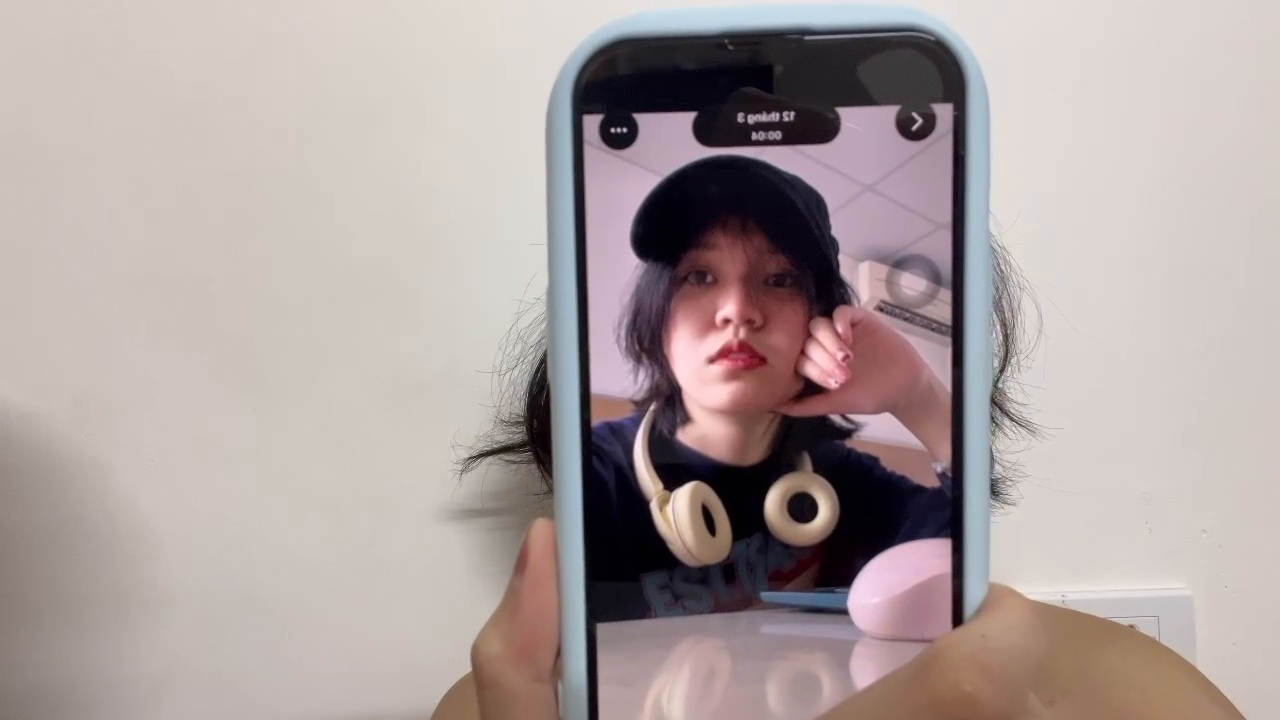
#> input picture frame 37 of V2_automatic_lockers/automatic_lockers/test_videos/spoof_An_phone.mp4, 1280 x 720 px, given in place of the camera
$ python record.py
#> lines starting #> are read from the running program, lines starting #| are printed output that depends on the picture; after the words box and inside, x2 and y2 are one past the last pixel; in counts of white or black regions, pixels touching at a corner belong together
import cv2

cap = cv2.VideoCapture(0)

# Cấu hình file video
frame_width = int(cap.get(3))
frame_height = int(cap.get(4))
out = cv2.VideoWriter('test_locker_flipped.mp4', cv2.VideoWriter_fourcc(*'mp4v'), 20, (frame_width, frame_height))

recording = False

print("--- ĐÃ CẬP NHẬT LẬT CAMERA ---")
print("Nhấn 'S' để BẮT ĐẦU quay.")
print("Nhấn 'Q' để DỪNG và LƯU.")

while(cap.isOpened()):
    ret, frame = cap.read()
#> frame is the input picture: shape (720, 1280, 3); mean B, G, R 158.8, 160.2, 172.1
    if not ret: break

    # LẬT CAMERA TẠI ĐÂY: 1 là lật theo trục dọc (trái sang phải)
    frame = cv2.flip(frame, 1)
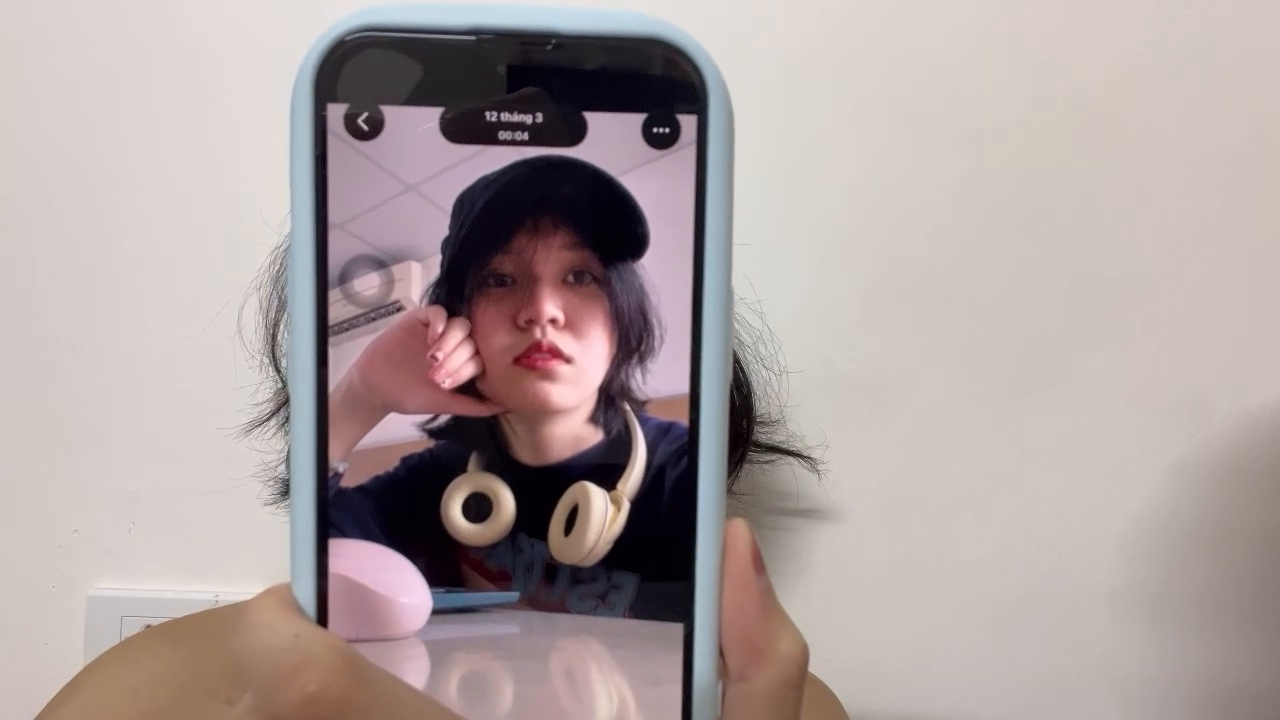
#> frame: shape (720, 1280, 3); mean B, G, R 158.8, 160.2, 172.1

    display_frame = frame.copy()
    if not recording:
        cv2.putText(display_frame, "MIRROR MODE - Press 'S' to Start", (10, 30),
                    cv2.FONT_HERSHEY_SIMPLEX, 0.7, (0, 255, 0), 2)
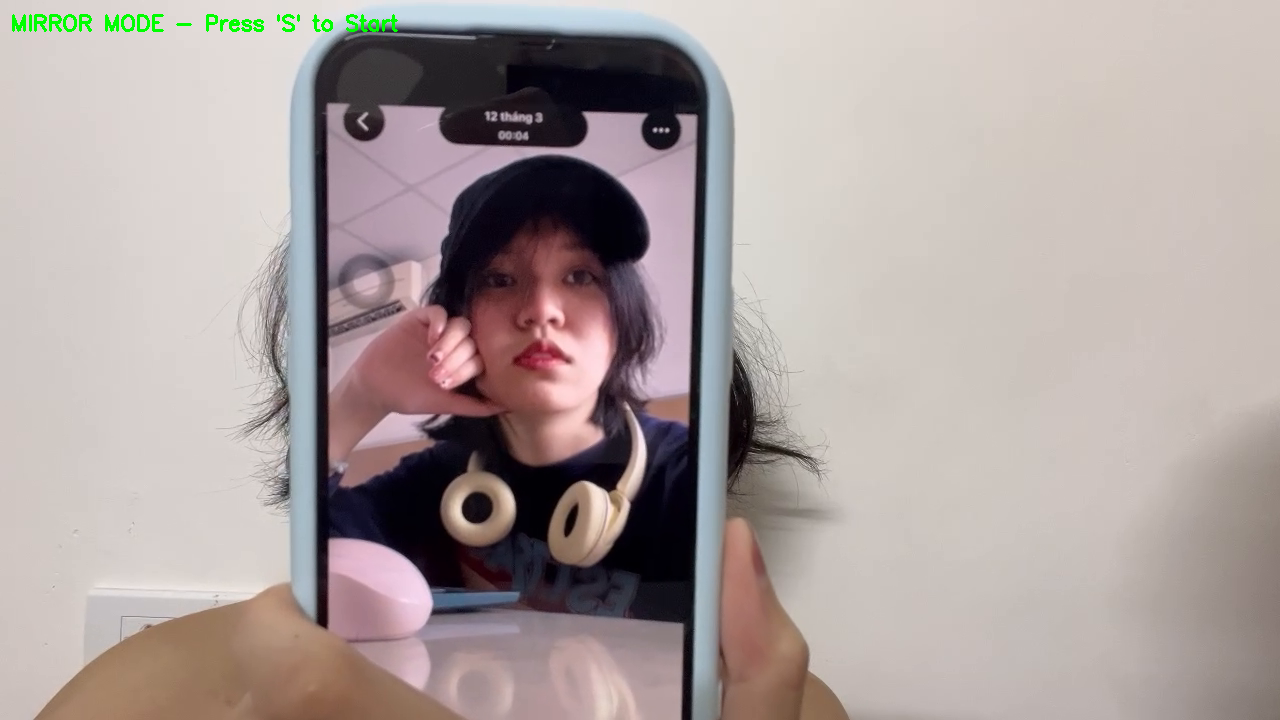
#> display_frame: shape (720, 1280, 3); 0.28% of pixels changed, all inside (x1, y1, x2, y2) = (12, 14, 398, 32)
    else:
        cv2.putText(display_frame, "RECORDING... Press 'Q' to Stop", (10, 30),
                    cv2.FONT_HERSHEY_SIMPLEX, 0.7, (0, 0, 255), 2)
        out.write(frame)

    cv2.imshow('Smart Locker Video Recorder', display_frame)

    key = cv2.waitKey(1) & 0xFF
#> (key q is pressed here)
    if key == ord('s'):
        recording = True
    elif key == ord('q'):
        break

cap.release()
out.release()
cv2.destroyAllWindows()
print("Done!")

$ run again, starting later in the video
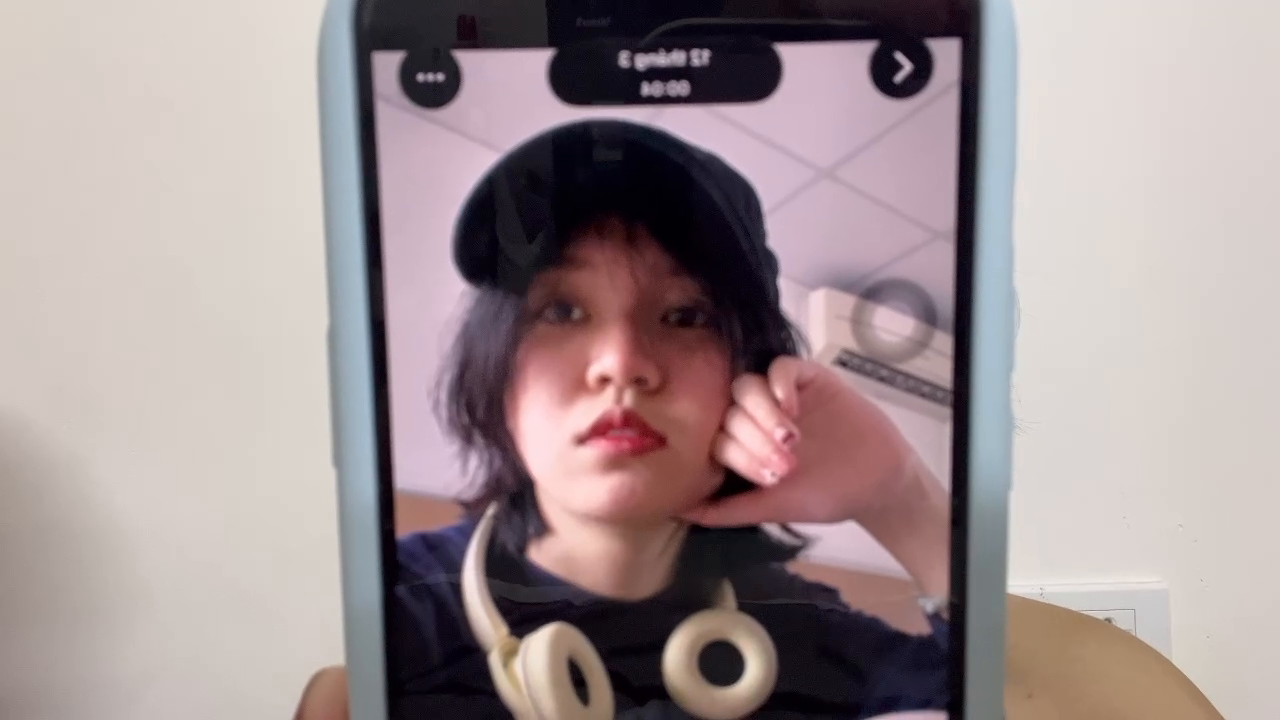
#> input picture frame 167 of V2_automatic_lockers/automatic_lockers/test_videos/spoof_An_phone.mp4, 1280 x 720 px, given in place of the camera
#> frame is the input picture: shape (720, 1280, 3); mean B, G, R 147.3, 145.8, 160.5
#> `frame = cv2.flip(frame, 1)`:
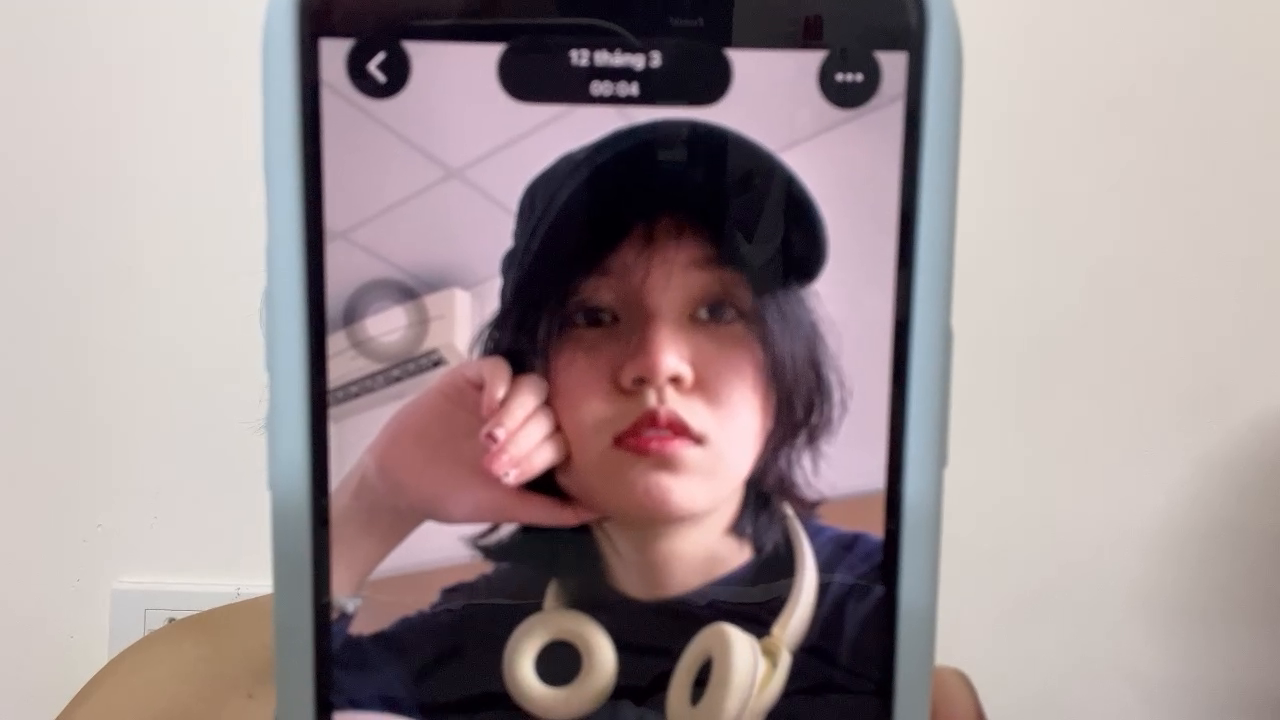
#> frame: shape (720, 1280, 3); mean B, G, R 147.3, 145.8, 160.5
#> `cv2.putText(display_frame, "MIRROR MODE - Press 'S' to Start", (10, 30..`:
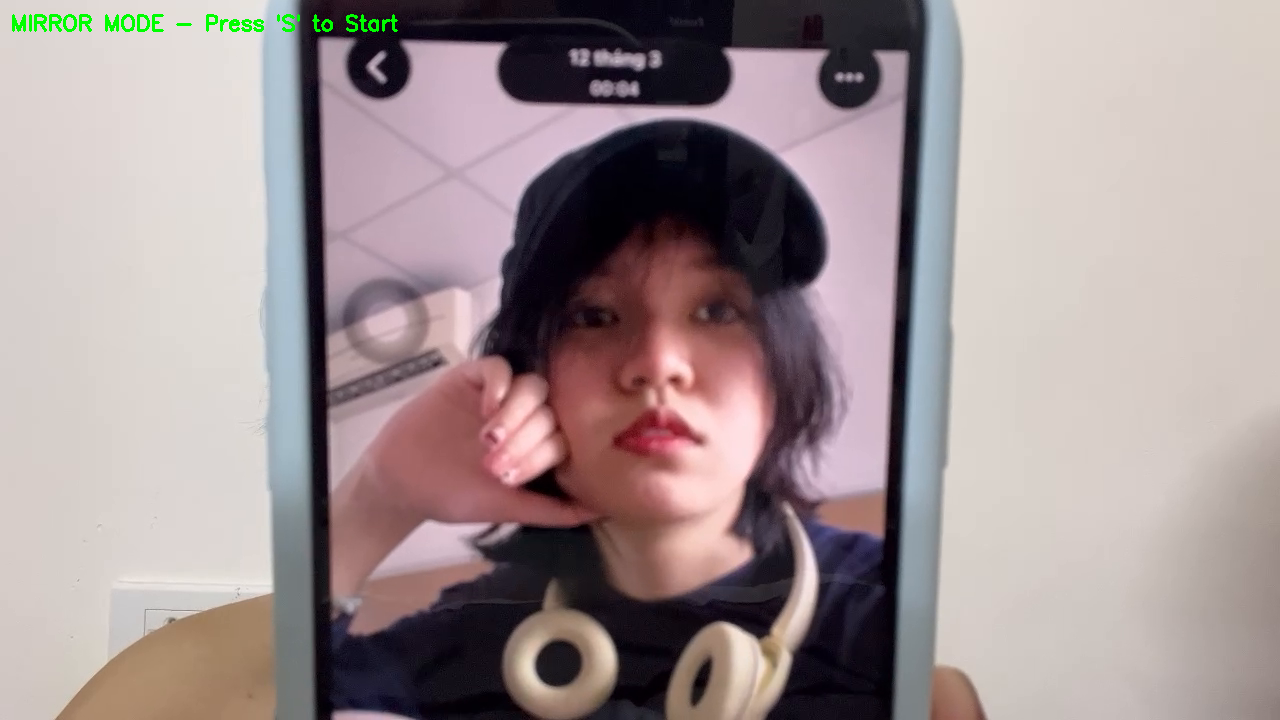
#> display_frame: shape (720, 1280, 3); 0.28% of pixels changed, all inside (x1, y1, x2, y2) = (12, 14, 398, 32)

$ run again, starting later in the video
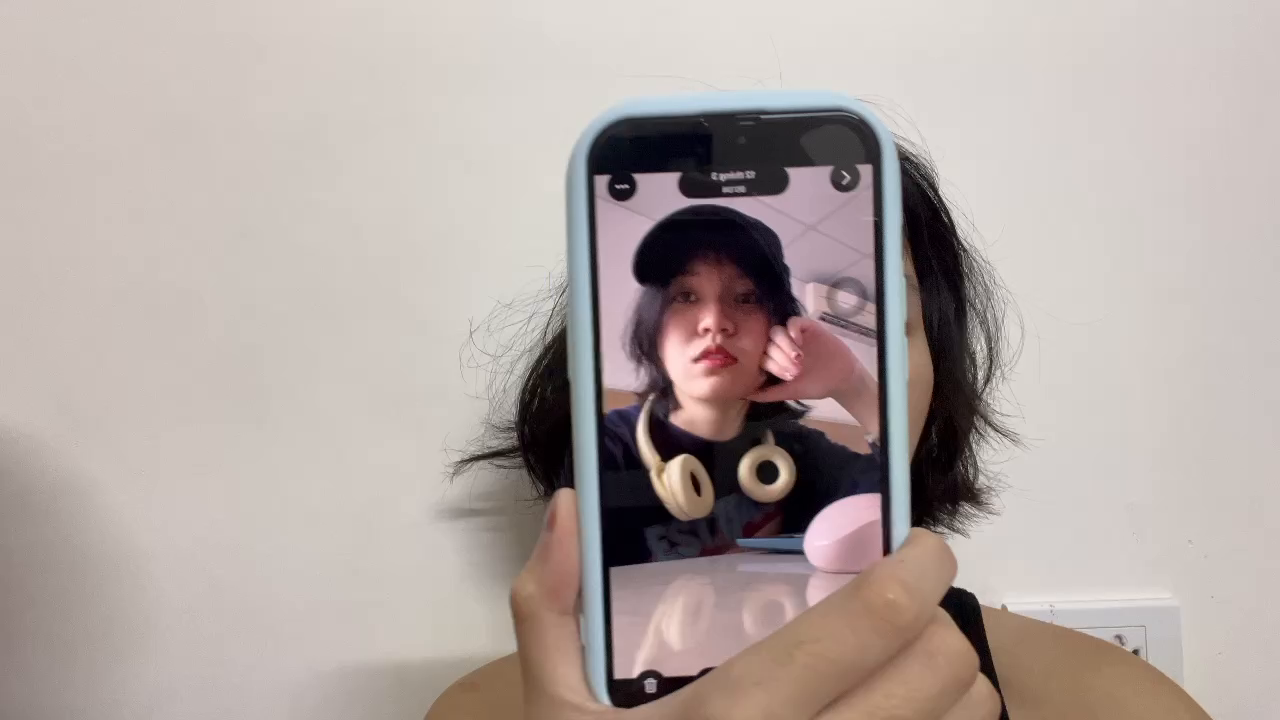
#> input picture frame 298 of V2_automatic_lockers/automatic_lockers/test_videos/spoof_An_phone.mp4, 1280 x 720 px, given in place of the camera
#> frame is the input picture: shape (720, 1280, 3); mean B, G, R 162.8, 167.1, 178.3
#> `frame = cv2.flip(frame, 1)`:
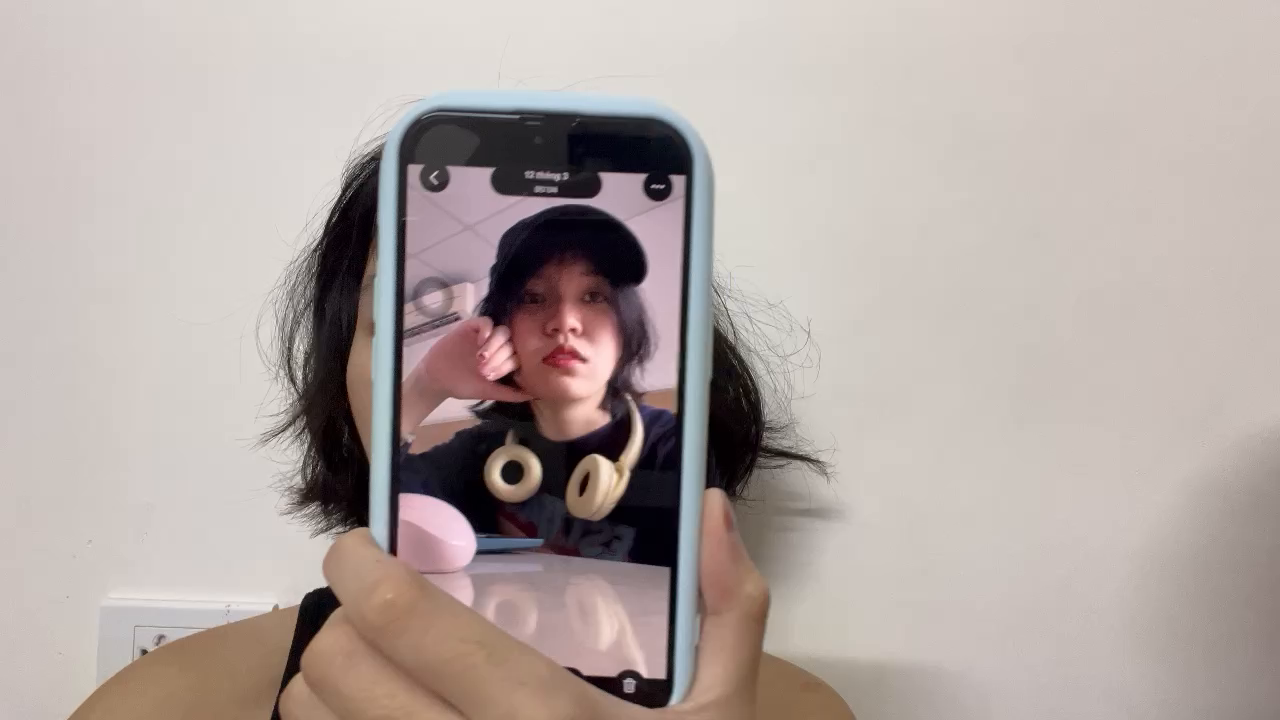
#> frame: shape (720, 1280, 3); mean B, G, R 162.8, 167.1, 178.3
#> `cv2.putText(display_frame, "MIRROR MODE - Press 'S' to Start", (10, 30..`:
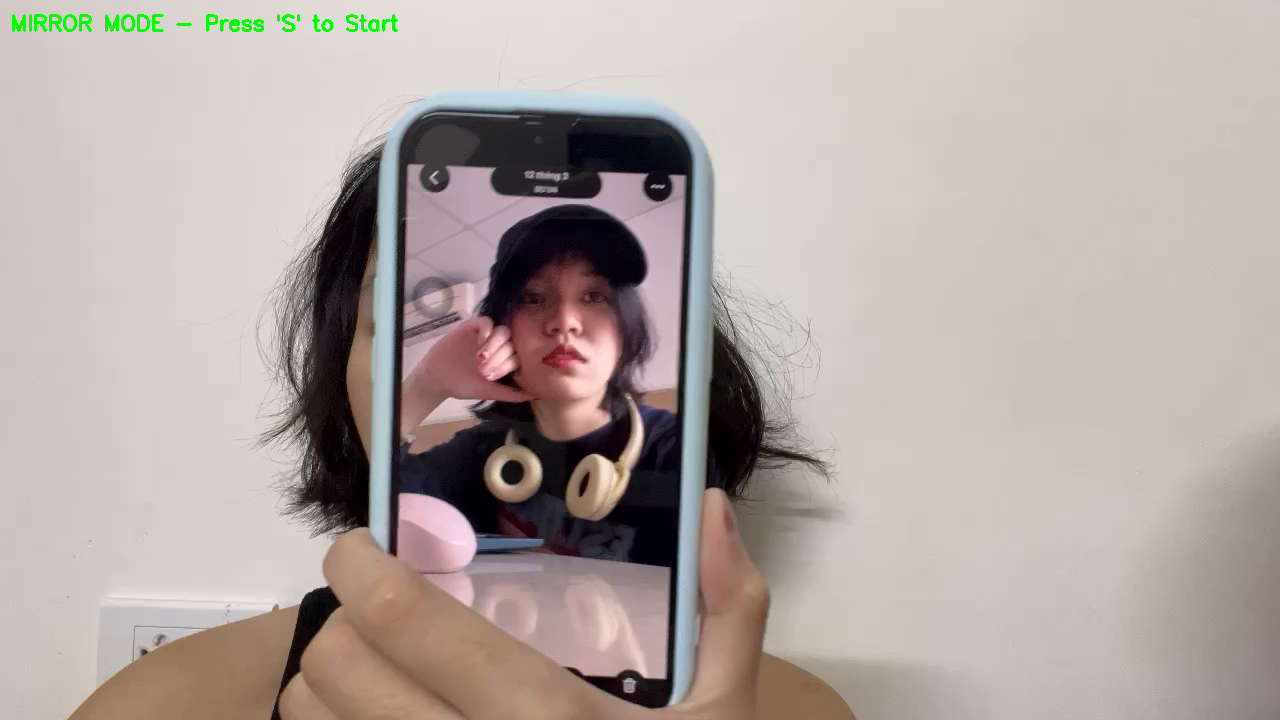
#> display_frame: shape (720, 1280, 3); 0.28% of pixels changed, all inside (x1, y1, x2, y2) = (12, 14, 398, 32)
